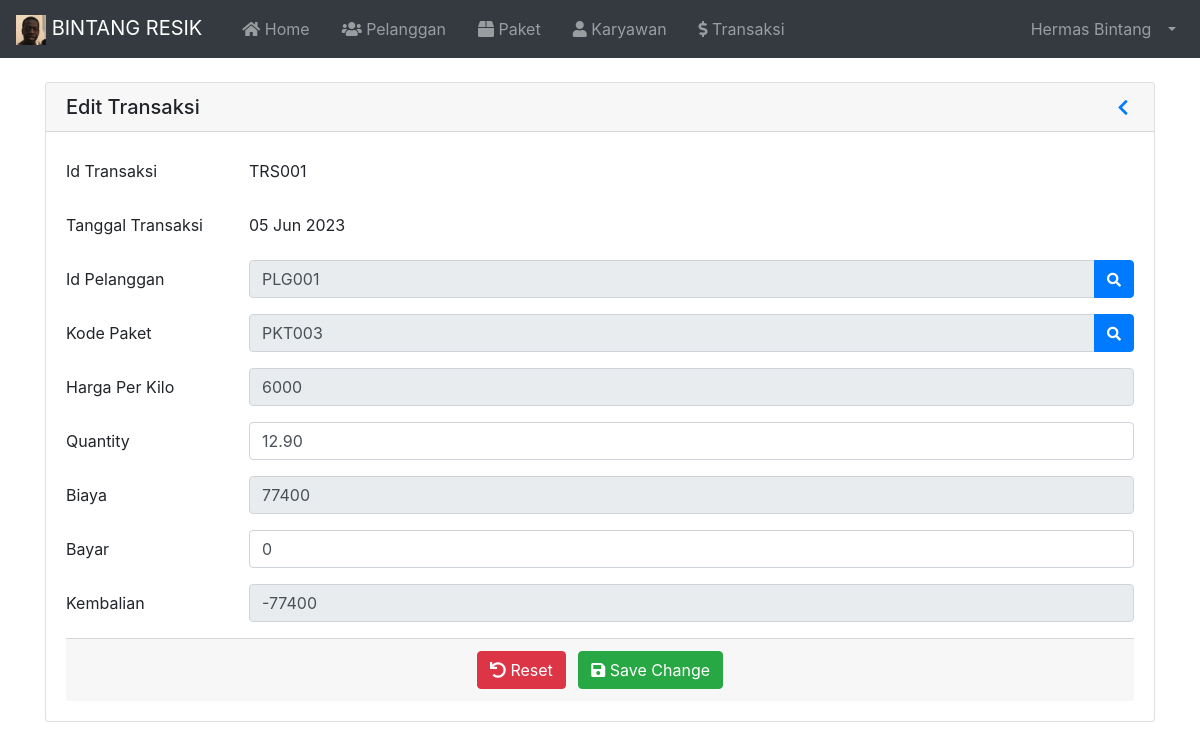
The app's page /index.php?page=EditTransaksi&id=TRS001 (signed in) with its own data.
### tables this page shows
CREATE TABLE `tbl_karyawan` (
  `id` int(11) NOT NULL,
  `nama` varchar(100) NOT NULL,
  `username` varchar(30) NOT NULL,
  `password` varchar(255) NOT NULL,
  `email` varchar(255) NOT NULL,
  `no_hp` varchar(20) NOT NULL,
  `alamat` varchar(100) NOT NULL,
  `catatan` varchar(255) NOT NULL,
  `image` varchar(255) NOT NULL,
  `role` varchar(20) NOT NULL
);

CREATE TABLE `tbl_transaksi` (
  `id` varchar(10) NOT NULL,
  `tanggal` varchar(20) NOT NULL,
  `id_pelanggan` varchar(10) NOT NULL,
  `kd_paket` varchar(10) NOT NULL,
  `qty` decimal(5,2) NOT NULL,
  `biaya` int(11) NOT NULL,
  `bayar` int(11) NOT NULL,
  `kembalian` int(11) NOT NULL
);

CREATE TABLE `tbl_paket` (
  `id` varchar(10) NOT NULL,
  `paket` varchar(100) NOT NULL,
  `harga_kilo` int(11) NOT NULL,
  `deskripsi` varchar(255) NOT NULL
);

### index.php (called while the page is built, shortened)
<?php
  require 'load/config.php';
  require 'load/function.php';
?>
<?php require_once 'header.php'; ?>
<?php require 'content.php'; ?>
<?php require_once 'footer.php'; ?>

### load/function.php (called while the page is built, shortened)
<?php
  require 'config.php';
  function viewData( $query ) {
    global $koneksi;
    $result = mysqli_query($koneksi, $query);
    if (mysqli_num_rows($result) == 1) {
      return mysqli_fetch_assoc($result);
    }
    $rows = [];
    return $rows;
  }
?>

### page/transaksi/edittransaksi.php (the view, shortened to what this page needs)
<?php
	$id = $_GET['id'];
	$data = viewData("SELECT * FROM tbl_transaksi WHERE id = '$id'");
?>
<div class="container container-fluid">
	<div class="card mt-4">
		<h5 class="card-header d-flex flex-row align-items-center justify-content-between">
			<a>Edit Transaksi</a>
			<a href="?page=Transaksi" role="button" id="dropdownMenuLink" aria-haspopup="true" aria-expanded="false">
				<i class="fas fa-chevron-left fa-sm fa-fw"></i>
			</a>
		</h5>
		<div class="card-body">
			<form method="post" action="">
				<div class="form-group row">
					<label for="id" class="col-sm-2 col-form-label">Id Transaksi</label>
					<div class="col-sm-10">
						<input type="text" class="form-control-plaintext" id="id" name="id" value="<?= $id; ?>" required readonly>
					</div>
				</div>
				<div class="form-group row">
					<label for="tanggal" class="col-sm-2 col-form-label">Tanggal Transaksi</label>
					<div class="col-sm-10">
						<input type="text" class="form-control-plaintext" id="tanggal" name="tanggal" value="<?= $data['tanggal']; ?>" required readonly>
					</div>
				</div>
				<div class="form-group row">
					<label for="id_pelanggan" class="col-sm-2 col-form-label">Id Pelanggan</label>
					<div class="col-sm-10">
						<div class="input-group">
							<input type="text" class="form-control" id="id_pelanggan" name="id_pelanggan" placeholder="Pilih Pelanggan" value="<?= $data['id_pelanggan']; ?>" readonly required autofocus>
							<div class="input-group-append">
								<button class="btn btn-primary" type="button" data-toggle="modal"
									data-target="#modalPelanggan"><i class="fas fa-search fa-sm"></i></button>
							</div>
						</div>
					</div>
				</div>
				<div class="form-group row">
					<label for="kd_paket" class="col-sm-2 col-form-label">Kode Paket</label>
					<div class="col-sm-10">
						<div class="input-group">
							<input type="text" class="form-control" id="kd_paket" name="kd_paket" placeholder="Pilih Paket" value="<?= $data['kd_paket']; ?>" readonly required>
							<div class="input-group-append">
								<button class="btn btn-primary" type="button" data-toggle="modal"
									data-target="#modalPaket"><i class="fas fa-search fa-sm"></i></button>
							</div>
						</div>
					</div>
				</div>
				<?php
					$kd_paket = $data['kd_paket'];
					$harga = viewData("SELECT * FROM tbl_paket WHERE id = '$kd_paket'");
				?>
				<div class="form-group row">
					<label for="harga" class="col-sm-2 col-form-label">Harga Per Kilo</label>
					<div class="col-sm-10">
						<input type="number" class="form-control" id="harga" name="harga" onkeyup="jumlahBiaya();" value="<?= $harga['harga_kilo']; ?>" required readonly>
					</div>
				</div>
				<div class="form-group row">
					<label for="qty" class="col-sm-2 col-form-label">Quantity</label>
					<div class="col-sm-10">
						<input type="number" min="1" class="form-control" id="qty" name="qty" onkeyup="jumlahBiaya();" value="<?= $data['qty']; ?>" required>
					</div>
				</div>
				<div class="form-group row">
					<label for="biaya" class="col-sm-2 col-form-label">Biaya</label>
					<div class="col-sm-10">
						<input type="number" class="form-control" id="biaya" name="biaya" onkeyup="jumlahKembalian();" value="<?= $data['biaya']; ?>" required readonly>
					</div>
				</div>
				<div class="form-group row">
					<label for="bayar" class="col-sm-2 col-form-label">Bayar</label>
					<div class="col-sm-10">
						<input type="text" min="0" class="form-control" id="bayar" name="bayar" onkeyup="jumlahKembalian();" value="<?= $data['bayar']; ?>" required>
					</div>
				</div>
				<div class="form-group row">
					<label for="kembalian" class="col-sm-2 col-form-label">Kembalian</label>
					<div class="col-sm-10">
						<input type="text" class="form-control" id="kembalian" name="kembalian" required value="<?= $data['kembalian']; ?>" readonly>
					</div>
				</div>
				<div class="card-footer text-center">
					<button type="reset" class="btn btn-danger mr-2"><i class="fas fa-undo"></i> Reset</button>
					<button type="submit" name="submit" class="btn btn-success"><i class="fas fa-save"></i> Save Change</button>
				</div>
			</form>
		</div>
	</div>
</div>

### header.php (shortened to what this page needs)
<?php
  $id = $_SESSION['id'];
  $result = mysqli_query($koneksi, "SELECT * FROM tbl_karyawan WHERE id = '$id'");
  $user = mysqli_fetch_assoc($result);
?>
<!DOCTYPE html>
<html lang="en">
<head>
	<link rel="stylesheet" href="asset/vendor/bootstrap-4.5.3/css/bootstrap.min.css">
	<link rel="stylesheet" href="asset/vendor/fontawesome/css/all.min.css">
	<link rel="stylesheet" href="asset/vendor/datatables-b4/datatables.min.css">
</head>
<body>
	<nav class="navbar navbar-expand-lg navbar-dark bg-dark">
		<a class="navbar-brand" href="index.php">
			<img src="asset/img/logo.png" width="30" height="30" alt="">
			BINTANG RESIK
		</a>
		<div class="collapse navbar-collapse" id="navbarSupportedContent">
			<ul class="navbar-nav mr-auto">
				<li class="nav-item ml-3">
					<a class="nav-link" href="index.php"><i class="fas fa-home"></i> Home<span class="sr-only">(current)</span></a>
				</li>
				<li class="nav-item ml-3">
					<a class="nav-link" href="?page=Pelanggan"><i class="fas fa-users"></i> Pelanggan</a>
				</li>
				<li class="nav-item ml-3">
					<a class="nav-link" href="?page=Paket"><i class="fas fa-box"></i> Paket</a>
				</li>
				<?php if ($user['role'] == 'Admin') : ?>
				<li class="nav-item ml-3">
					<a class="nav-link" href="?page=Karyawan"><i class="fas fa-user"></i> Karyawan</a>
				</li>
				<?php endif; ?>
				<li class="nav-item ml-3">
					<a class="nav-link " href="?page=Transaksi"><i class="fas fa-dollar-sign"></i> Transaksi</a>
				</li>
			</ul>
			<ul class="navbar-nav ml-auto">
				<li class="nav-item dropdown">
					<a class="nav-link dropdown-toggle" href="#" id="userDropdown" role="button" data-toggle="dropdown"
						aria-haspopup="true" aria-expanded="false">
						<span class="mr-2 d-none d-lg-inline"><?= $user['nama']; ?></span>
					</a>
				</li>
			</ul>
		</div>
	</nav>

### records on screen
tbl_karyawan: nama "Hermas Bintang"
tbl_transaksi: tanggal "05 Jun 2023", id_pelanggan "PLG001", kd_paket "PKT003", qty "12.90", biaya "77400", bayar "0", kembalian "-77400"
tbl_paket: harga "6000"
